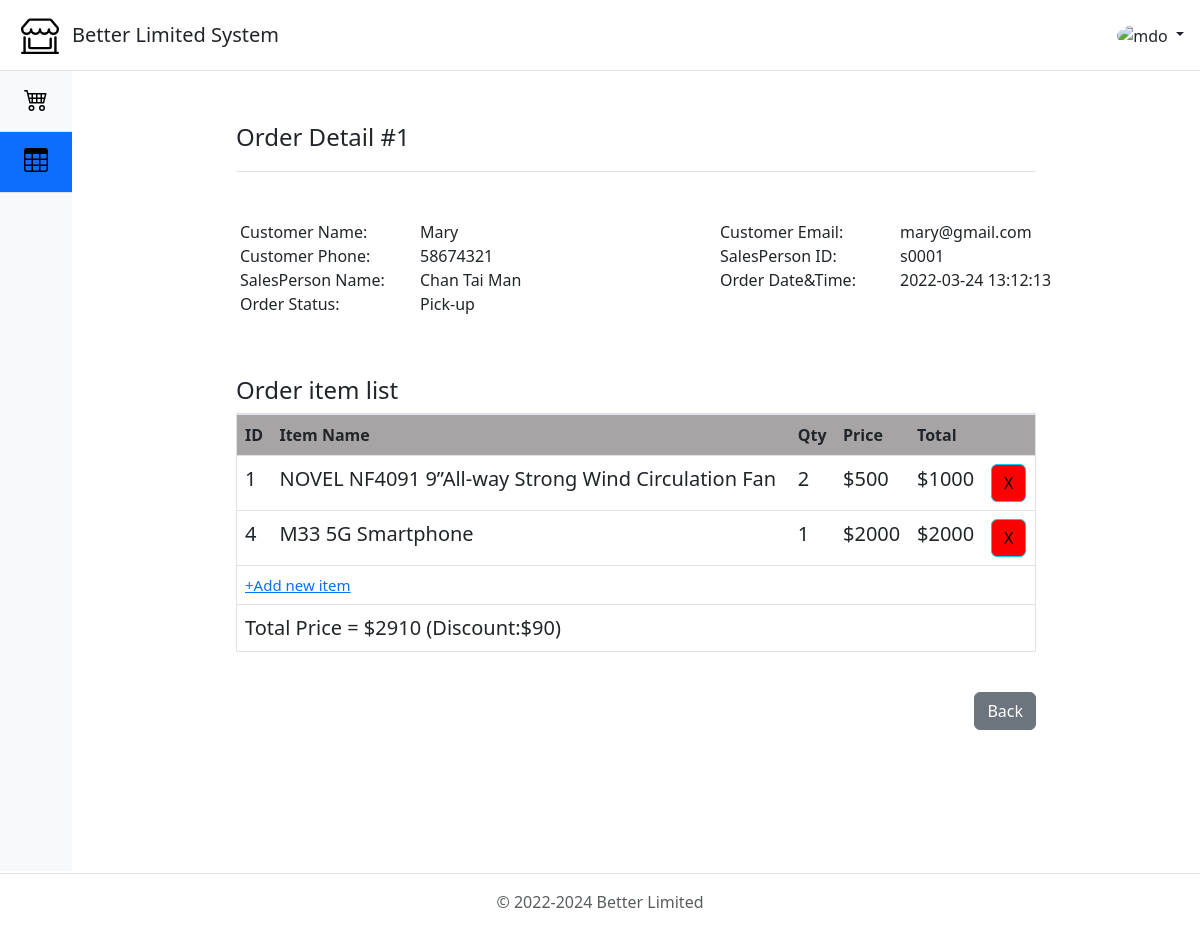
Screenshot of /sales/OrderDetail.php?id=1 (signed in) with the database file from the repository.
### tables this page shows
CREATE TABLE `Orders` (
  `orderID` varchar(255) NOT NULL,
  `customerEmail` varchar(50) NOT NULL,
  `staffID` varchar(50) NOT NULL,
  `dateTime` timestamp NOT NULL DEFAULT CURRENT_TIMESTAMP ON UPDATE CURRENT_TIMESTAMP,
  `deliveryAddress` varchar(255) DEFAULT NULL,
  `deliveryDate` date DEFAULT NULL,
  `totalPrice` double NOT NULL
);

CREATE TABLE `Customer` (
  `customerEmail` varchar(50) NOT NULL,
  `customerName` varchar(100) NOT NULL,
  `phoneNumber` varchar(255) DEFAULT NULL
);

CREATE TABLE `Staff` (
  `staffID` varchar(50) NOT NULL,
  `staffName` varchar(100) NOT NULL,
  `password` varchar(50) NOT NULL,
  `position` varchar(50) NOT NULL
);

### sales/OrderDetail.php (the view, shortened to what this page needs)
<!doctype html>
<html lang="en">
  <head>
    <link href="../css/style.css" rel="stylesheet">
    <link href="../css/bootstrap-main.css" rel="stylesheet">
  </head>
<body>
<?php include_once '../include/bootstrapImage.php';
    include_once 'include/salesHeader.php';
    ?>
  <main class="d-flex flex-nowrap">
      <div class="d-flex flex-column flex-shrink-0 bg-light" style="width: 4.5rem">
        <ul class="nav nav-pills nav-flush flex-column mb-auto text-center">
          <li class="nav-item">
            <a href="PlaceOrder.php" class="nav-link py-3 border-bottom rounded-0" aria-current="page" title="Place Order" data-bs-toggle="tooltip" data-bs-placement="right">
              <svg class="bi pe-none" width="24" height="24" role="img" aria-label="POS"><use xlink:href="#POS"/></svg>
            </a>
          </li>
          <li>
            <a href="Order.php" class="nav-link active py-3 border-bottom rounded-0" title="Orders" data-bs-toggle="tooltip" data-bs-placement="right">
              <svg class="bi pe-none" width="24" height="24" role="img" aria-label="Orders"><use xlink:href="#table"/></svg>
            </a>
          </li>
        </ul>
      </div>
    <div class="MainContent col-lg-8 py-md-5 mx-auto"  >
      <div class=" align-items-center pb-3 mb-5 border-bottom">
      <?php
      $HaveError = false;
      if($HaveError){
        include_once '../include/404NotFound.php';
      }else{
    ?>
        <a class="d-flex align-items-center text-dark text-decoration-none">
          <span class="fs-4">Order Detail #<?php echo $_GET['id']; ?> </span>
        </a>
      </div>
      <?php
          require_once("../conn/conn.php");
          $sql = "SELECT * FROM `Orders`, `Staff`, `Customer` WHERE Orders.staffID = Staff.staffID AND Customer.customerEmail = Orders.customerEmail AND
                  Orders.orderID = '{$_GET['id']}'";
          $rs = mysqli_query($conn, $sql) or die (mysqli_error($conn));
          while($rc = mysqli_fetch_assoc($rs)){
          extract($rc);
          $orderStatus = $deliveryAddress==null?"Pick-up":"Delivery";
            echo <<<EOD
            <div class="DataOnOneLine">
              <label class="FirstColumn">Customer Name:</label>
              <label class="FirstData">$customerName</label>
              <label class="SecondColumn">Customer Email: </label>
              <label class="SecondData">$customerEmail</label>
          </div><br>
          <div class="DataOnOneLine">
            <label class="FirstColumn">Customer Phone:</label>
            <label class="FirstData">$phoneNumber</label>
            <label class="SecondColumn">SalesPerson ID:</label>
            <label class="SecondData">$staffID</label>
          </div><br>
          <div class="DataOnOneLine">
            <label class="FirstColumn">SalesPerson Name:</label>
            <label class="FirstData">$staffName</label>
            <label class="SecondColumn">Order Date&Time:</label>
            <label class="SecondData">$dateTime</label>
          </div><br>
          <div class="DataOnOneLine">
            <label class="FirstColumn">Order Status:</label>
            <label class="FirstData">$orderStatus</label>
          </div><br>
          <div class="border-bottom" style="margin-top:60px;">
            <h4>Order item list</h4>
          </div>
          <table class="table">
            <thead>
              <tr>
                <th>ID</th>
                <th>Item Name</th>
                <th>Qty</th>
                <th>Price</th>
                <th>Total</th>
                <th></th>
              </tr>
            </thead>
            <tbody>
EOD;
                $sql2 = "SELECT Item.itemID, orderQuantity, Item.price, itemName FROM ItemOrders,
                Item WHERE Item.itemID = ItemOrders.itemID AND orderID = '{$_GET['id']}' ORDER BY itemName DESC";
                $rs2 = mysqli_query($conn, $sql2) or die (mysqli_error($conn));
                $Amount = 0;
                while($rc2 = mysqli_fetch_assoc($rs2)){
                  extract($rc2);
                  $total = $orderQuantity*$price;
                  $Amount += $total;
                  echo <<<EOD
                  <tr>
                    <td>$itemID</td>
                    <td>$itemName</td>
                    <td>$orderQuantity</td>
                    <td>$$price</td>
                    <td>$$total</td>
                    <td><button class="btn btn-info" onclick="setHiddenBoxValue($itemID, $total)" style="background-color: red;" data-bs-toggle="modal" data-bs-target="#DeleteOrderItemModal">X</button></td>
                  </tr>
EOD;
                }
                $Discount = $Amount - $totalPrice;
                echo <<<EOD
                <tr><td colspan="6"; style="color: blue;font-size: 15px;"><a href="AddOrderItem.php?id={$_GET['id']}&amount={$Amount}"><u>+Add new item</u></a></td></tr>
                <tr><td colspan="6">Total Price = $$totalPrice (Discount:$$Discount)</td></tr>
              </tbody>
            </table>
EOD;
                    echo '<div class="putRightDown">
                      <a href="Order.php">
                        <button type="button" class="btn btn-secondary" data-bs-dismiss="modal">Back</button></a>';
                    echo '</div>';
          }
        ?>
    </div>
        <?php } ?>
  </main>
  <?php include_once '../include/Footer.php';?>
</body>
</html>

### css/style.css (style rules this page uses)
body { min-height: 100vh; min-height: -webkit-fill-available; font-family: 'Segoe UI', Tahoma, Geneva, Verdana, sans-serif; margin: 0; }
html { height: -webkit-fill-available; }
main { height: 100vh; height: -webkit-fill-available; max-height: 100vh; overflow-x: auto; overflow-y: hidden; }
.bi { vertical-align: -.125em; }
.table thead tr th { background-color: rgb(166, 164, 164); }
table td { font-size: 20px; }
table { border: thin solid black; width: auto; height: auto; }
.FirstColumn { position: absolute; left: 20%; }
.FirstData { position: absolute; left: 35%; }
.SecondColumn { position: absolute; left: 60%; }
.SecondData { position: absolute; left: 75%; }
.putRightDown { margin-top: 40px; text-align:end; }

### rows the page displays
orders: customerEmail.customerName "Mary", customerEmail.customerEmail "mary@gmail.com", customerEmail.phoneNumber "58674321", staffID.staffID "s0001", staffID.staffName "Chan Tai Man", dateTime "2022-03-24 13:12:13", orderStatus "Pick-up", itemID "1", itemName "NOVEL NF4091 9”All-way Strong Wind Circulation Fan", orderQuantity "2", price "500", total "1000", itemID "4", itemName "M33 5G Smartphone", orderQuantity "1", price "2000", total "2000", totalPrice "2910", totalPrice "90"

### other values shown
$_GET['id'] "1"
